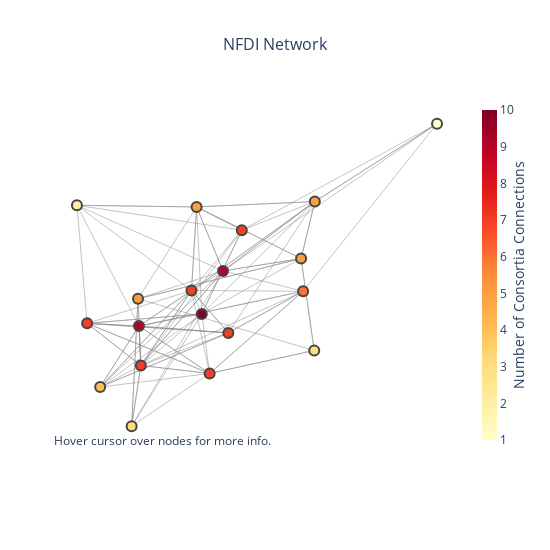

The notebook cell this image was saved under:
### Markdown cell above
## Second Plot - Plotly

This is a little more complicated, but it does give a cleaner and interactive graph. It uses the edges and nodes defind in the networkx object `G` above. The below code relies heavily on [this example](<https://plotly.com/python/network-graphs/>).

### Code cell
# set the node position, use the same as above
pos = nx.spring_layout(G, seed=3113794652) 

# get the edge info (x, y-pos) from the networkx object and add to lists
edge_x = []
edge_y = []
for edge in G.edges():
    x0, y0 = pos[edge[0]]
    x1, y1 = pos[edge[1]]
    edge_x.append(x0)
    edge_x.append(x1)
    edge_x.append(None)
    edge_y.append(y0)
    edge_y.append(y1)
    edge_y.append(None)

#create the edge plots
edge_trace = go.Scatter(
    x=edge_x, y=edge_y,
    line=dict(width=0.5, color='#888'),
    hoverinfo='none',
    mode='lines')

# get the node information (x, y-pos) from the networkx object, add to lists
node_list = [] # for the nodes names, used in creating the labels 
node_x = []
node_y = []
for node in G.nodes():
    x, y = pos[node]
    node_x.append(x)
    node_y.append(y)
    node_list.append(node)
    
# get the node adjacencies (connections) for the node_text labels
node_adjacencies = []
node_text = []

for node, adjacencies in enumerate(G.adjacency()):
    if adjacencies[0] == list(adjacencies[1].keys())[0] and len(adjacencies[1]) == 1:
        node_adjacencies.append(0)
        node_text.append(node_list[node]+', # of connections: 0')
    elif adjacencies[0] in list(adjacencies[1].keys()):
        node_adjacencies.append(len(adjacencies[1])-1)
        node_text.append(node_list[node]+', # of connections: '+str(len(adjacencies[1])-1))
    else:
        node_adjacencies.append(len(adjacencies[1]))
        node_text.append(node_list[node]+', # of connections: '+str(len(adjacencies[1])))

# create the node plot
node_trace = go.Scatter(
    x=node_x, y=node_y,
    mode='markers',
    hoverinfo='text',
    marker=dict(
        showscale=True,
        # colorscale options
        #'Greys' | 'YlGnBu' | 'Greens' | 'YlOrRd' | 'Bluered' | 'RdBu' |
        #'Reds' | 'Blues' | 'Picnic' | 'Rainbow' | 'Portland' | 'Jet' |
        #'Hot' | 'Blackbody' | 'Earth' | 'Electric' | 'Viridis' |
        colorscale='YlOrRd',
        reversescale=False,
        color=[],
        size=10,
        
        colorbar=dict(
            thickness=15,
            title='Number of Consortia Connections',
            xanchor='left',
            titleside='right'
        ),
        line_width=2))

# color the nodes according to their number of connections
node_trace.marker.color = node_adjacencies

# set the label text
node_trace.text = node_text

#draw the plotly figure
fig = go.Figure(data=[edge_trace, node_trace],
             layout=go.Layout(
                autosize=False,
                width=750,
                height=750,
                plot_bgcolor='rgb(255, 255, 255)',
                title='NFDI Network',
                title_x=0.5, 
                titlefont_size=16,
                showlegend=False,
                hovermode='closest',
                margin=dict(b=20,l=5,r=5,t=40),
                annotations=[ dict(
                    text='Hover cursor over nodes for more info.',
                    showarrow=False,
                    xref="paper", yref="paper",
                    x=0.005, y=-0.002 ) ],
                xaxis=dict(showgrid=False, zeroline=False, showticklabels=False),
                yaxis=dict(showgrid=False, zeroline=False, showticklabels=False))
                )

fig.update_layout(
    autosize=False,
    width=550,
    height=550,
    margin=dict(
        l=50,
        r=50,
        b=100,
        t=100,
        pad=4
    ),
   )

fig.show()

### Figure 1 — Plotly figure (JSON) as saved in the notebook; plotly's stock layout.template omitted (floating-point values rounded to 4 significant figures; data arrays with more than 128 entries replaced by an {"elided": "..."} marker saying what was removed)
{"data": [{"hoverinfo": "none", "line": {"color": "#888", "width": 0.5}, "mode": "lines", "type": "scatter", "x": {"elided": "327 float values"}, "y": {"elided": "327 float values"}}, {"hoverinfo": "text", "marker": {"color": [2, 1, 5, 5, 4, 7, 3, 5, 7, 3, 7, 9, 7, 7, 10, 9, 7, 6, 5], "colorbar": {"thickness": 15, "title": {"side": "right", "text": "Number of Consortia Connections"}, "xanchor": "left"}, "colorscale": [[0, "rgb(255,255,204)"], [0.125, "rgb(255,237,160)"], [0.25, "rgb(254,217,118)"], [0.375, "rgb(254,178,76)"], [0.5, "rgb(253,141,60)"], [0.625, "rgb(252,78,42)"], [0.75, "rgb(227,26,28)"], [0.875, "rgb(189,0,38)"], [1, "rgb(128,0,38)"]], "line": {"width": 2}, "reversescale": false, "showscale": true, "size": 10}, "mode": "markers", "text": ["DataPLANT, # of connections: 2", "GHGA, # of connections: 1", "KonsortSWD, # of connections: 5", "NFDI4BioDiversity, # of connections: 5", "NFDI4Cat, # of connections: 4", "NFDI4Chem, # of connections: 7", "NFDI4Culture, # of connections: 3", "NFDI4Health, # of connections: 5", "NFDI4Ing, # of connections: 7", "BERD@NFDI, # of connections: 3", "DAPHNE4NFDI, # of connections: 7", "FAIRmat, # of connections: 9", "MaRDI, # of connections: 7", "NFDI-MatWerk, # of connections: 7", "NFDI4DataScience, # of connections: 10", "NFDI4Earth, # of connections: 9", "NFDI4Microbiota, # of connections: 7", "PUNCH4NFDI, # of connections: 6", "Text+, # of connections: 5"], "type": "scatter", "x": [-0.4577, 0.7877, 0.3174, -0.04397, -0.3775, -0.06154, -0.2686, 0.365, -0.2368, 0.3629, 0.06588, -0.2433, 0.001209, -0.4226, -0.02589, 0.04745, 0.1124, 0.3245, -0.2466], "y": [0.5196, 1, 0.2059, 0.5099, -0.5511, 0.01798, -0.7819, 0.5417, -0.4239, -0.3355, -0.2319, -0.1919, -0.4706, -0.1758, -0.1203, 0.1328, 0.3728, 0.01304, -0.03089]}], "layout": {"annotations": [{"showarrow": false, "text": "Hover cursor over nodes for more info.", "x": 0.005, "xref": "paper", "y": -0.002, "yref": "paper"}], "autosize": false, "height": 550, "hovermode": "closest", "margin": {"b": 100, "l": 50, "pad": 4, "r": 50, "t": 100}, "plot_bgcolor": "rgb(255, 255, 255)", "showlegend": false, "title": {"font": {"size": 16}, "text": "NFDI Network", "x": 0.5}, "width": 550, "xaxis": {"showgrid": false, "showticklabels": false, "zeroline": false}, "yaxis": {"showgrid": false, "showticklabels": false, "zeroline": false}}}
